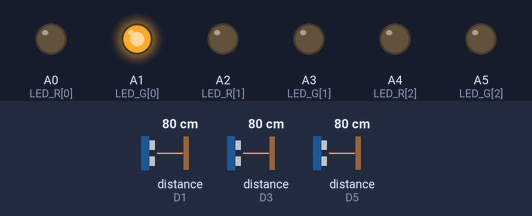
The sketch below on a simulated Particle Photon. On the bench: output pins drawn as LEDs (lit = HIGH). Wiring (inferred from the names in the program): 3 × ultrasonic range finder: trigger D0, echo D1 / trigger D2, echo D3 / trigger D4, echo D5. The test bench sets the inputs (shaded band); at power-on: distance to the obstacle (sensors on D1, D3, D5) 80 cm. The echo pulse lasts 58.3 µs per cm; the local clock reads 2024-03-15 10:24:30 at power-on unless the sketch sets it; EEPROM starts erased; pins used as bus, display or sensor lines are not drawn.

Above: at 0.28 s.
At 0.7 s:
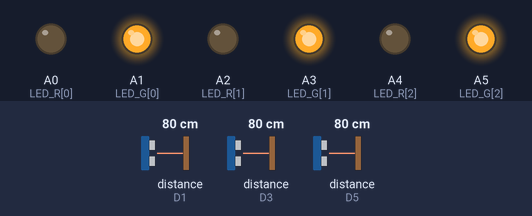
Timing chart, 0 to 2.2 s (numbered marks = the images above):
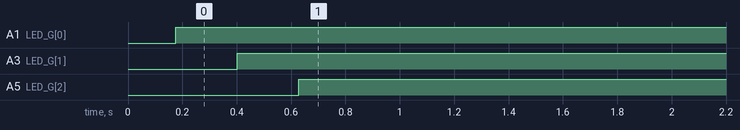

The sketch:

photon.ino
```cpp
SYSTEM_THREAD(ENABLED);

#define NUM_SENSORES 3
#define MUESTRAS     5
#define TIMEOUT_US   30000UL
#define UMBRAL_MEDIO      50
#define UMBRAL_CASI_LLENO 70
#define UMBRAL_ALERTA     80

// Cambia a true si tus LEDs RGB de 4 patas son de Ánodo Común (pata larga a 3V3)
// Déjalo en false si son de Cátodo Común (pata larga a GND)
#define LED_ANODO_COMUN false

const int TRIG[3]  = {D2, D4, D0};
const int ECHO[3]  = {D3, D5, D1};
// Pines para los 3 LEDs RGB (solo canales Rojo y Verde en A0..A5; pata Azul sin conectar):
// Sensor 1 (Plástico): R = A0, G = A1
// Sensor 2 (Aluminio): R = A2, G = A3
// Sensor 3 (Orgánico): R = A4, G = A5
const int LED_R[3] = {A0, A2, A4};
const int LED_G[3] = {A1, A3, A5};

double distVacio[3] = {27.0, 27.0, 27.0};
double distLleno[3] = {3.0, 3.0, 3.0};

// --- Calibración guardada en EEPROM ---
#define CALIB_ADDR  0
#define CALIB_MAGIC 0xA7

struct CalibData {
  uint8_t magic;
  float vacio[3];
  float lleno[3];
};

String calibStr = "";

double distancia[3] = {-1.0, -1.0, -1.0};
int    nivel[3]     = {-1, -1, -1};
int    nivelPrevio[3] = {-1, -1, -1};
String datos = "{}";

int    validas[3]    = {0, 0, 0};   // muestras válidas de 5
double dispersion[3] = {0, 0, 0};   // máx - mín entre muestras (cm)
int    fallos[3]     = {0, 0, 0};   // lecturas seguidas sin eco

int intervaloMin = 5;
int umbralPreVaciado = 60;  // Valor por defecto (>= 60%)
int umbralPostVaciado = 10; // Valor por defecto (<= 10%)

unsigned long ultima = 0;
bool primera = true;
volatile bool midiendo = false;

// =========================================================
// FUNCIONES AUXILIARES DE MEDICIÓN (DEBEN IR ARRIBA)
// =========================================================

unsigned long pulso(int pin) {
  unsigned long t0 = micros();
  while (digitalRead(pin) == LOW) {
    if (micros() - t0 > TIMEOUT_US) return 0;
  }
  unsigned long ini = micros();
  while (digitalRead(pin) == HIGH) {
    if (micros() - ini > TIMEOUT_US) return 0;
  }
  return micros() - ini;
}

double medirUna(int i) {
  digitalWrite(TRIG[i], LOW);
  delayMicroseconds(2);
  digitalWrite(TRIG[i], HIGH);
  delayMicroseconds(10);
  digitalWrite(TRIG[i], LOW);

  unsigned long dur = pulso(ECHO[i]);
  if (dur == 0) return -1.0;
  return (dur * 0.0343) / 2.0;
}

double medir(int i) {
  double v[MUESTRAS];
  int n = 0;
  for (int m = 0; m < MUESTRAS; m++) {
    double d = medirUna(i);
    if (d > 2.0 && d < 400.0) v[n++] = d;
    delay(30);
  }
  validas[i] = n;
  if (n == 0) { fallos[i]++; dispersion[i] = 0; return -1.0; }
  fallos[i] = 0;

  for (int a = 0; a < n - 1; a++)
    for (int b = 0; b < n - 1 - a; b++)
      if (v[b] > v[b + 1]) { double t = v[b]; v[b] = v[b + 1]; v[b + 1] = t; }

  dispersion[i] = v[n - 1] - v[0];
  return v[n / 2];
}

int calcNivel(int i, double d) {
  if (d < 0) return -1;
  double pct = (distVacio[i] - d) / (distVacio[i] - distLleno[i]) * 100.0;
  if (pct < 0.0) pct = 0.0;
  if (pct > 100.0) pct = 100.0;
  return (int)round(pct);
}

// =========================================================
// CONTROL DE LEDS RGB (R + G en A0..A5)
// =========================================================
inline void escribirPinLed(int pin, bool encender) {
  digitalWrite(pin, (LED_ANODO_COMUN ? !encender : encender) ? HIGH : LOW);
}

// Actualiza el color del LED i según nivel[i]:
// < 0 (sin eco) : Apagado  (R=0, G=0)
// 0..49%        : Verde    (R=0, G=1)
// 50..69%       : Amarillo (R=1, G=1)
// 70..79%       : Naranja  (R=1, G=PWM ~22% en loop)
// >= 80%        : Rojo     (R=1, G=0)
void actualizarLedColor(int i, int pct) {
  if (pct < 0) {
    escribirPinLed(LED_R[i], false);
    escribirPinLed(LED_G[i], false);
  } else if (pct >= UMBRAL_ALERTA) {
    escribirPinLed(LED_R[i], true);
    escribirPinLed(LED_G[i], false);
  } else if (pct >= UMBRAL_CASI_LLENO) {
    // Naranja: Rojo fijo, el Verde se modula en refrescarLedsNaranja()
    escribirPinLed(LED_R[i], true);
    escribirPinLed(LED_G[i], false);
  } else if (pct >= UMBRAL_MEDIO) {
    escribirPinLed(LED_R[i], true);
    escribirPinLed(LED_G[i], true);
  } else {
    escribirPinLed(LED_R[i], false);
    escribirPinLed(LED_G[i], true);
  }
}

// Modulación por software en loop() para que el rango 70-79% se vea Naranja
// incluso en pines sin PWM por hardware (A0..A3)
void refrescarLedsNaranja() {
  // Ciclo de 10 ms (~100 Hz, sin parpadeo visible): Verde encendido 2 ms de cada 10 ms (20%)
  bool pulsoVerde = ((millis() % 10) < 2);
  for (int i = 0; i < NUM_SENSORES; i++) {
    if (nivel[i] >= UMBRAL_CASI_LLENO && nivel[i] < UMBRAL_ALERTA) {
      escribirPinLed(LED_R[i], true);
      escribirPinLed(LED_G[i], pulsoVerde);
    }
  }
}

// =========================================================
// FUNCIONES DE CALIBRACIÓN EEPROM
// =========================================================

void actualizarCalibStr() {
  calibStr = "";
  for (int i = 0; i < NUM_SENSORES; i++) {
    calibStr += String(distVacio[i], 1) + "," + String(distLleno[i], 1);
    if (i < NUM_SENSORES - 1) calibStr += ";";
  }
}

void guardarCalib() {
  CalibData c;
  c.magic = CALIB_MAGIC;
  for (int i = 0; i < NUM_SENSORES; i++) {
    c.vacio[i] = distVacio[i];
    c.lleno[i] = distLleno[i];
  }
  EEPROM.put(CALIB_ADDR, c);
}

void cargarCalib() {
  CalibData c;
  EEPROM.get(CALIB_ADDR, c);
  if (c.magic == CALIB_MAGIC) {
    for (int i = 0; i < NUM_SENSORES; i++) {
      if (c.lleno[i] >= 2.0 && (c.vacio[i] - c.lleno[i]) >= 3.0 && c.vacio[i] <= 400.0) {
        distVacio[i] = c.vacio[i];
        distLleno[i] = c.lleno[i];
      }
    }
  }
  actualizarCalibStr();
}

// arg: "sensor,vacio,lleno"  ej. "1,27.5,3.0"  (sensor 1..3)
int setCalibracion(String arg) {
  int a = arg.indexOf(',');
  int b = arg.indexOf(',', a + 1);
  if (a < 0 || b < 0) return -1;
  int i = arg.substring(0, a).toInt() - 1;
  double vacio = arg.substring(a + 1, b).toFloat();
  double lleno = arg.substring(b + 1).toFloat();
  if (i < 0 || i >= NUM_SENSORES) return -2;
  if (lleno < 2.0 || vacio > 400.0 || vacio - lleno < 3.0) return -3;
  distVacio[i] = vacio;
  distLleno[i] = lleno;
  guardarCalib();
  actualizarCalibStr();
  return 1;
}

// =========================================================
// LÓGICA PRINCIPAL DE ACTUALIZACIÓN
// =========================================================

void actualizar() {
  if (midiendo) return;
  midiendo = true;

  bool haySeccionLlena = false;
  String detalleLleno = "";
  String detalleVaciado = "";
  const char* nombres[3] = {"Plástico", "Aluminio", "Orgánico"};

  for (int i = 0; i < NUM_SENSORES; i++) {
    distancia[i] = medir(i);
    nivel[i] = calcNivel(i, distancia[i]);

    // Actualiza color del LED RGB según el porcentaje
    actualizarLedColor(i, nivel[i]);

    // Alerta de llenado
    if (nivel[i] >= UMBRAL_ALERTA) {
      haySeccionLlena = true;
      detalleLleno += String(nombres[i]) + " (" + String(nivel[i]) + "%); ";
    }

    // Detección automática de vaciado dinámico
    if (nivel[i] >= 0 && nivelPrevio[i] >= umbralPreVaciado && nivel[i] <= umbralPostVaciado && nivelPrevio[i] != -1) {
      detalleVaciado += String(nombres[i]) + " (bajó de " + String(nivelPrevio[i]) + "% a " + String(nivel[i]) + "%); ";
    }

    if (nivel[i] >= 0) {
      nivelPrevio[i] = nivel[i];
    }

    delay(50);
  }

  // Creación del JSON
  long ts = Time.isValid() ? Time.now() : 0;
  String s = "{\"t\":" + String(ts);
  for (int i = 0; i < NUM_SENSORES; i++) {
    s += ",\"c" + String(i + 1) + "\":" + String(distancia[i], 1);
    s += ",\"p" + String(i + 1) + "\":" + String(nivel[i]);
    s += ",\"m" + String(i + 1) + "\":" + String(validas[i]);
    s += ",\"e" + String(i + 1) + "\":" + String(dispersion[i], 1);
    s += ",\"f" + String(i + 1) + "\":" + String(fallos[i]);
  }
  int rssi = WiFi.ready() ? (int8_t)WiFi.RSSI() : 0;
  s += ",\"w\":" + String((rssi >= 0 || rssi < -127) ? 0 : rssi); // 0 = sin dato
  s += ",\"u\":" + String(millis() / 1000UL);   // segundos encendida (se reinicia a los ~49 días)
  s += ",\"v\":\"" + System.version() + "\"}";
  datos = s;

  if (Particle.connected()) {
    if (detalleVaciado.length() > 0) {
      Particle.publish("vaciado", "Vaciado detectado: " + detalleVaciado, PRIVATE);
    }
    Particle.publish("bote/nivel", datos, PRIVATE);
    if (haySeccionLlena) {
      Particle.publish("lleno", "Vaciar contenedor: " + detalleLleno, PRIVATE);
    }
  }
  midiendo = false;
}

int setUmbralVaciado(String arg) {
  int comaIndex = arg.indexOf(',');
  if (comaIndex != -1) {
    umbralPreVaciado = arg.substring(0, comaIndex).toInt();
    umbralPostVaciado = arg.substring(comaIndex + 1).toInt();
    return 1;
  }
  return -1;
}

int medirAhora(String arg) { actualizar(); return 1; }
int setIntervalo(String arg) {
  int m = arg.toInt();
  if (m < 1) return -1;
  intervaloMin = m;
  return m;
}

void setup() {
  for (int i = 0; i < NUM_SENSORES; i++) {
    pinMode(TRIG[i], OUTPUT);
    digitalWrite(TRIG[i], LOW);
    pinMode(ECHO[i], INPUT);
    pinMode(LED_R[i], OUTPUT);
    pinMode(LED_G[i], OUTPUT);
    escribirPinLed(LED_R[i], false);
    escribirPinLed(LED_G[i], false);
  }

  cargarCalib();

  Particle.variable("datos", datos);
  Particle.variable("minutos", intervaloMin);
  Particle.variable("calib", calibStr);

  Particle.function("medir", medirAhora);
  Particle.function("intervalo", setIntervalo);
  Particle.function("configVaciado", setUmbralVaciado);
  Particle.function("calibrar", setCalibracion);
}

void loop() {
  refrescarLedsNaranja();
  // En la primera medición espera hasta 8 s a que conecte la nube y sincronice el reloj
  if (primera && (Particle.connected() || millis() >= 8000UL)) {
    primera = false;
    ultima = millis();
    actualizar();
  } else if (!primera && millis() - ultima >= (unsigned long)intervaloMin * 60000UL) {
    ultima = millis();
    actualizar();
  }
}
```

Measured:
- by itself, A1 (LED_G[0]): LOW → HIGH at 0.18 s
- by itself, A3 (LED_G[1]): LOW → HIGH at 0.40 s
- by itself, A5 (LED_G[2]): LOW → HIGH at 0.63 s
